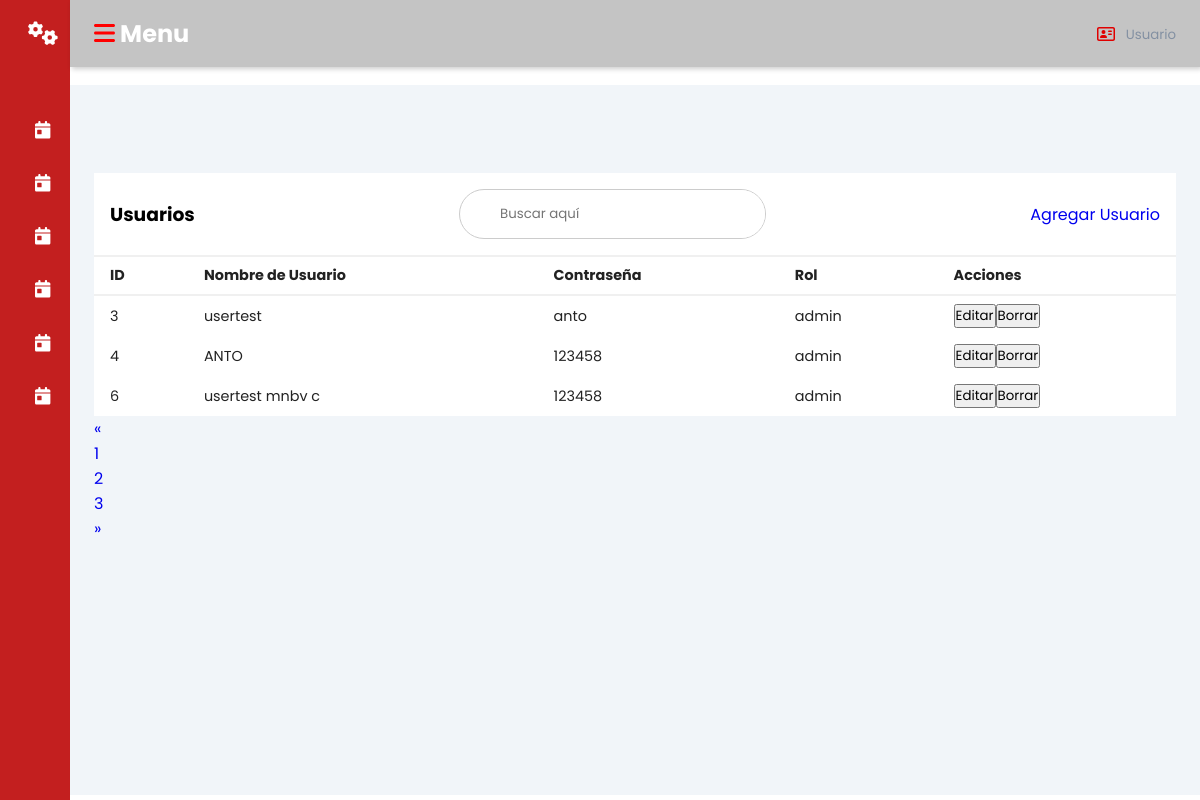
Screenshot of /usuarios/ with the database file from the repository.
### promecapp/models.py (models this page shows, shortened)
class Usuario(models.Model):
    IDUsuario = models.AutoField(primary_key=True)
    Nombre_Usuario = models.CharField(max_length=50, unique=True)
    Contraseña = models.CharField(max_length=50)
    IDRol = models.ForeignKey(Rol, on_delete=models.CASCADE)
    class Meta:
        db_table = 'usuarios'

class Rol(models.Model):
    IDRol = models.AutoField(primary_key=True)
    Nombre_Rol = models.CharField(max_length=50, unique=True)
    Descripcion = models.TextField()
    class Meta:
        db_table = 'roles'
    def __str__(self):
        return self.Nombre_Rol

### promecapp/views.py (the view)
# urls.py: path('usuarios/', views.usuarios, name='usuarios'),
def usuarios(request):
    usuarios = Usuario.objects.all()
    return render(request, 'usuarios.html', {'usuarios': usuarios})

### promecapp/Templates/usuarios.html (shortened to what this page needs)
{% load static %}
<!DOCTYPE html>
<html lang="en">
<head>
    <link rel="stylesheet" href="{% static 'css/dash.css' %}">
</head>
<body>
<div class="sidebar">
    <div class="sidebar-brand">
        <h2><i class="fa-solid fa-gears" style="color: #ffffff;"></i><span>promec</span></h2>
    </div>
    <div class="sidebar-menu">
        <ul>
            <li>
                <a href="{% url 'usuarios' %}"><i class="fa-solid fa-calendar-day" style="color: #ffffff;"></i>
                    <span>Usuarios</span></a>
            </li>
            <li>
                <a href="{% url 'citas' %}"><i class="fa-solid fa-calendar-day" style="color: #ffffff;"></i>
                    <span>Citas</span></a>
            </li>
            <li>
                <a href="{% url 'facturas' %}"><i class="fa-solid fa-calendar-day" style="color: #ffffff;"></i>
                    <span>Facturas</span></a>
            </li>
            <li>
                <a href="{% url 'servicios' %}"><i class="fa-solid fa-calendar-day" style="color: #ffffff;"></i>
                    <span>Servicios</span></a>
            </li>
            <li>
                <a href="{% url 'ventas' %}"><i class="fa-solid fa-calendar-day" style="color: #ffffff;"></i>
                    <span>Ventas</span></a>
            </li>
            <li>
                <a href="{% url 'historial' %}"><i class="fa-solid fa-calendar-day" style="color: #ffffff;"></i>
                    <span>historial</span></a>
            </li>
        </ul>
    </div>
</div>
<div class="main-content">
    <header>
        <h2>
            <label for="nav-toggle">
                <span class="fa-solid fa-bars" style="color: #ff0000;"></span>
            </label> Menu
        </h2>
        <div class="user-wrapper">
            <img class="fa-regular fa-address-card" style="color: #e00000;" width="40px" height="40px" alt="">
            <div>
                <small>Usuario</small>
            </div>
        </div>
    </header>
    <main>
        <div class="recent-grid">
            <div class="projects">
                <div class="card">
                    <div class="card-header">
                        <h3>Usuarios</h3>
                        <div class="search-wrapper">
                            <input type="search" placeholder="Buscar aquí" />
                        </div>
                        <a href="{% url 'agregar_usuario' %}" class="btn btn-secundary">Agregar Usuario</a>
                    </div>
                    <div class="card-body">
                        <div class="table-responsive">
                            <table width="100%">
                                <thead>
                                    <tr>
                                        <td>ID</td>
                                        <td>Nombre de Usuario</td>
                                        <td>Contraseña</td>
                                        <td>Rol</td>
                                        <td>Acciones</td>
                                    </tr>
                                </thead>
                                <tbody>
                                    {% for usuario in usuarios %}
                                        <tr>
                                            <td>{{ usuario.IDUsuario }}</td>
                                            <td>{{ usuario.Nombre_Usuario }}</td>
                                            <td>{{ usuario.Contraseña }}</td>
                                            <td>{{ usuario.IDRol }}</td>
                                            <td>
                                                <a href="{% url 'editar_usuario' usuario.IDUsuario %}">
                                                    <button>Editar</button>
                                                </a>
                                                <form action="{% url 'eliminar_usuario' usuario.IDUsuario %}" method="post">
                                                    <button type="submit" onclick="return confirm('¿Estás seguro de que quieres eliminar este usuario?')">Borrar</button>
                                                </form>
                                            </td>
                                        </tr>
                                    {% endfor %}
                                </tbody>
                            </table>
                        </div>
                    </div>
                </div>
            </div>
            <div class="card1">
                <nav aria-label="Page navigation example">
                    <ul class="pagination">
                        <li class="page-item">
                            <a class="page-link" href="#" aria-label="Previous">
                                <span aria-hidden="true">&laquo;</span>
                            </a>
                        </li>
                        <li class="page-item"><a class="page-link" href="#">1</a></li>
                        <li class="page-item"><a class="page-link" href="#">2</a></li>
                        <li class="page-item"><a class="page-link" href="#">3</a></li>
                        <li class="page-item">
                            <a class="page-link" href="#" aria-label="Next">
                                <span aria-hidden="true">&raquo;</span>
                            </a>
                        </li>
                    </ul>
                </nav>
            </div>
        </div>
    </main>
</div>
</body>
</html>

### promecapp/static/css/dash.css (style rules this page uses)
:root { --main-color: #c31f1f; --color-dark: #1D2231; --text-grey: #8390A2; }
* { padding: 0; margin: 0; box-sizing: border-box; list-style-type: none; text-decoration: none; font-family: 'Poppins', sans-serif; }
.sidebar { width: 345px; position: fixed; left: 0; top: 0; height: 100%; background: var(--main-color); z-index: 100; transition: width 300ms; }
.sidebar-brand { height: 90px; padding: 1rem 0rem 1rem 2rem; color: #fff; }
.sidebar-menu { margin-top: 1rem; }
.sidebar-menu li { width: 100%; margin-bottom: 1.7rem; padding-left: 1rem; }
.sidebar-menu a { padding-left: 1rem; display: block; color: #fff; font-size: 1.1rem; }
.main-content { transition: margin-left 300ms; margin-left: 345px; }
header { background: #c4c4c4; display: flex; justify-content: space-between; padding: 1rem 1.5rem; box-shadow: 2px 2px 5px rgba(0, 0, 0, 0.2); position: fixed; left: 345px; width: calc(100% - 345px); top: 0; z-index: 100; transition: left 300ms; }
header h2 { color: #ffffff; }
.search-wrapper { border: 1px solid #ccc; border-radius: 30px; height: 50px; display: flex; align-items: center; overflow-x: hidden; }
.search-wrapper input { height: 100%; padding: .5rem; border: none; outline: none; }
.user-wrapper { display: flex; align-items: center; }
.user-wrapper small { display: inline-block; color: var(--text-grey); }
main { margin-top: 85px; padding: 2rem 1.5rem; background: #f1f5f9; min-height: calc(100vh - 90px); }
.recent-grid { margin-top: 3.5rem; display: 100%; grid-gap: 2rem; grid-template-columns: 65% auto; }
.card { background: #fff; }
.card-header { padding: 1rem; }
.card-header { display: flex; justify-content: space-between; align-items: center; border-bottom: 1px solid #f0f0f0; }
table { border-collapse: collapse; }
thead tr { border-top: 1px solid #f0f0f0; border-bottom: 2px solid #f0f0f0; }
thead td { font-weight: 700; }
td { padding: .5rem 1rem; font-size: .9rem; color: #222; }
tr td:last-child { display: flex; align-items: center; }
.table-responsive { width: 100%; overflow-x: auto; }
@media only screen and (max-width: 1200px) { .sidebar { width: 70px; } }
@media only screen and (max-width: 1200px) { .sidebar .sidebar-brand, .sidebar li { padding-left: 1rem; text-align: center; } }
@media only screen and (max-width: 1200px) { .sidebar li a { padding-left: 0rem; } }
@media only screen and (max-width: 1200px) { .main-content { margin-left: 70px; } }
@media only screen and (max-width: 1200px) { .main-content header { width: calc(100% - 70px); left: 70px; } }
a { text-decoration: none; }

### rows the page displays
Usuario: IDUsuario "3", Nombre_Usuario "usertest", Contraseña "anto", IDRol "admin"
Usuario: IDUsuario "4", Nombre_Usuario "ANTO", Contraseña "123458", IDRol "admin"
Usuario: IDUsuario "6", Nombre_Usuario "usertest mnbv c", Contraseña "123458", IDRol "admin"
